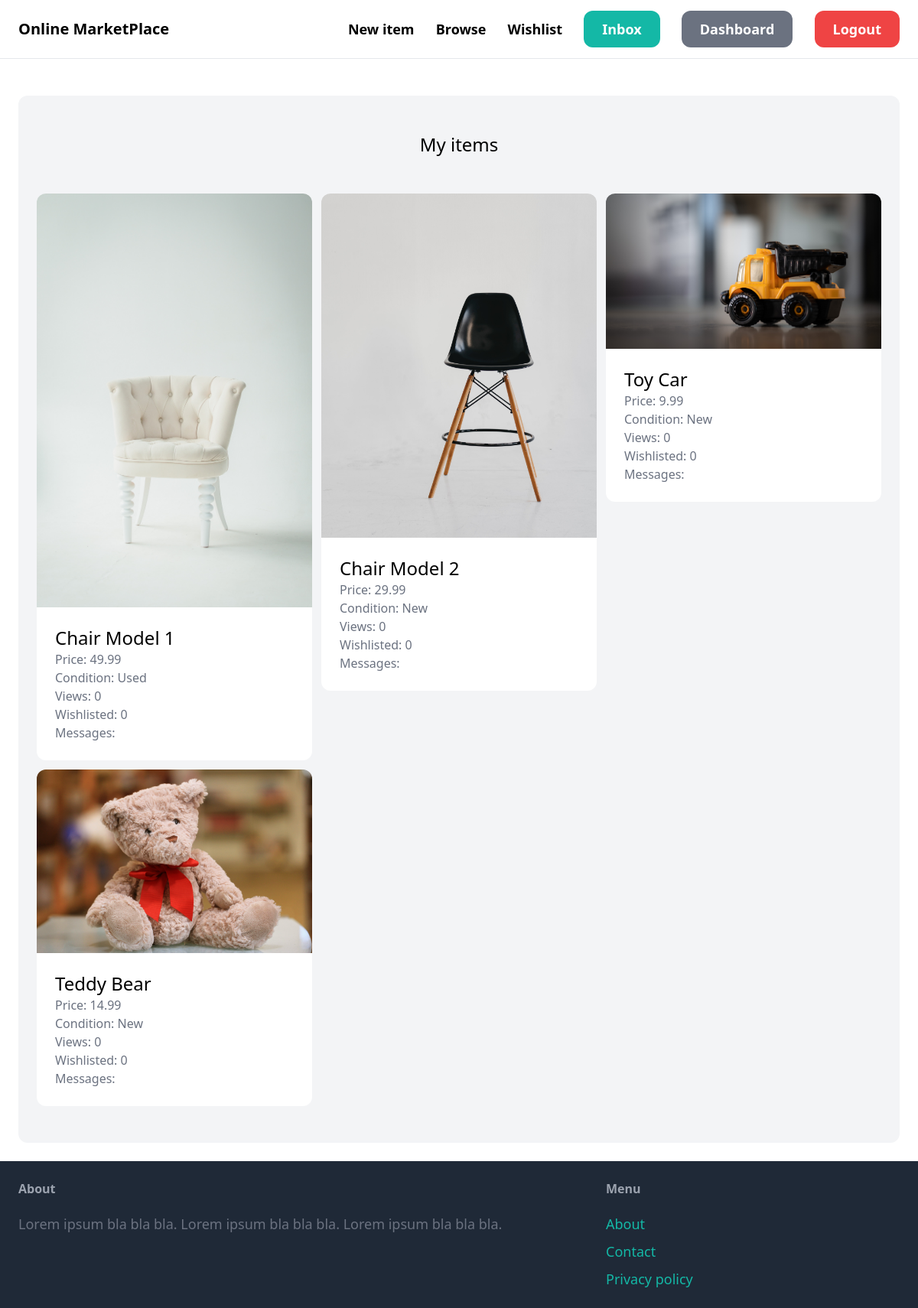
Page /dashboard/ (signed in) on the earlier database version.
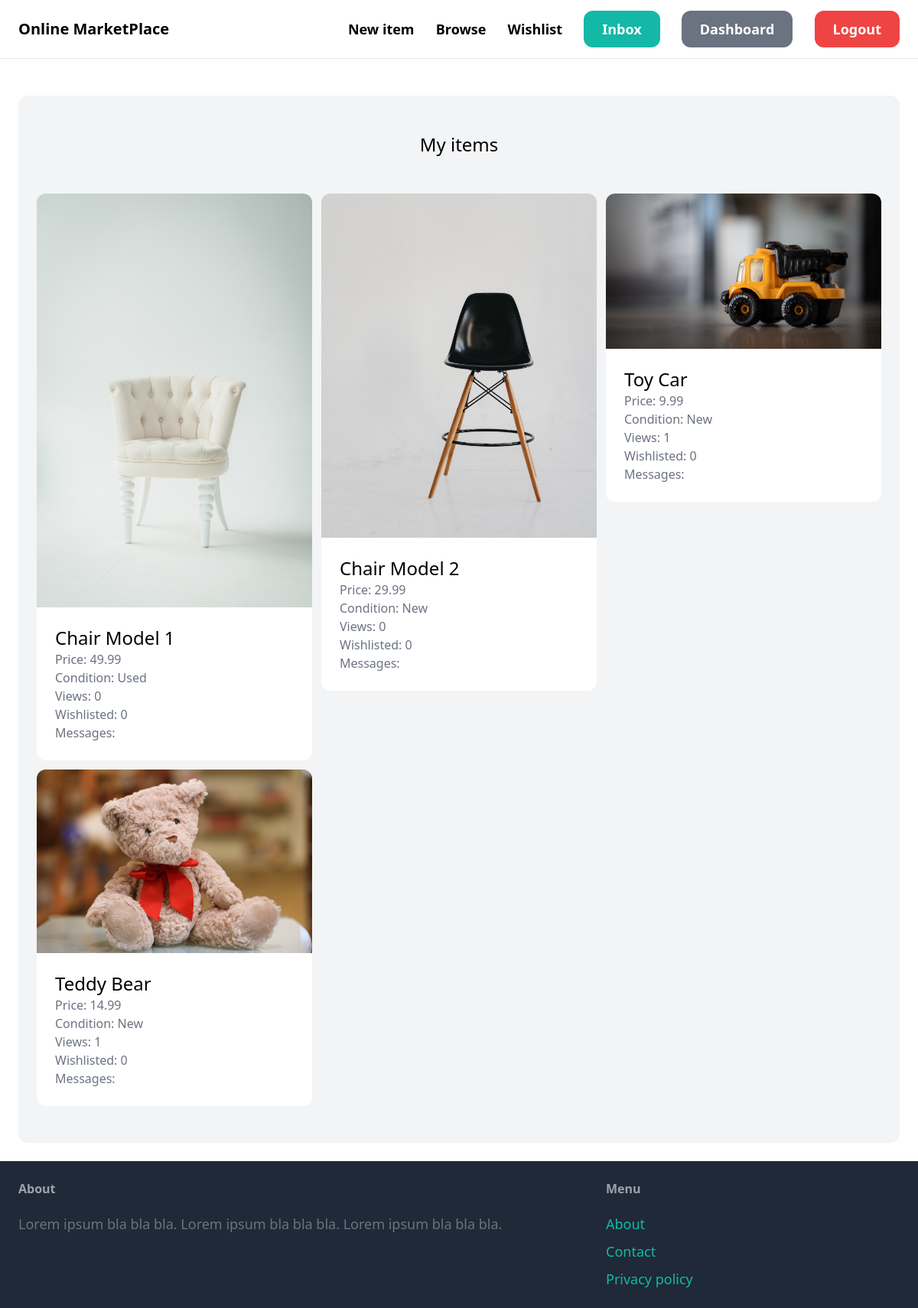
Same page on the later database version.
### item/models.py (models this page shows, shortened)
class Item(models.Model):
    CONDITION_CHOICES = [
        ('new', 'New'),
        ('used', 'Used'),
        ('refurbished', 'Refurbished'),
    ]
    category = models.ForeignKey(Category, related_name='items', on_delete=models.CASCADE)
    name = models.CharField(max_length=255)
    description = models.TextField(blank=True, null=True)
    price = models.FloatField()
    image = models.ImageField(upload_to='item_images', blank=True, null=True)
    is_sold = models.BooleanField(default=False)
    created_by = models.ForeignKey(User, related_name='items', on_delete=models.CASCADE)
    created_at = models.DateTimeField(auto_now_add=True)
    wishlisted_by = models.ManyToManyField(User, related_name='wishlist', blank=True)
    views = models.IntegerField(default=0)  # Track item views
    condition = models.CharField(max_length=20, choices=CONDITION_CHOICES, default='new')

### dashboard/views.py (the view)
# urls.py: path('', views.index, name='index'),
@login_required
def index(request):
    items = Item.objects.filter(created_by=request.user)
    return render(request, 'dashboard/index.html', {
        'items': items,
    })

### dashboard/templates/dashboard/index.html
{% extends 'core/base.html' %}{% block title %}Dashboard{% endblock %}{% block content %}<div class="mt-6 px-6 py-12 bg-gray-100 rounded-xl"><h2 class="mb-12 text-2xl text-center">My items</h2><div class="grid grid-cols-3 gap-3">{% for item in items %}<div><a href="{% url 'item:detail' item.id %}"><div>{% if item.image and item.image.url %}<img src="{{ item.image.url }}" class="rounded-t-xl" />{% else %}<img src="/media/default.jpg" class="rounded-t-xl" />{% endif %}</div><div class="p-6 bg-white rounded-b-xl"><h2 class="text-2xl">{{ item.name }}</h2><p class="text-gray-500">Price: {{ item.price }}</p><p class="text-gray-500">Condition: {{ item.get_condition_display }}</p><p class="text-gray-500">Views: {{ item.views }}</p><p class="text-gray-500">Wishlisted: {{ item.wishlisted_by.count }}</p><p class="text-gray-500">Messages: {{ item.conversation_set.count }}</p></div></a></div>{% endfor %}</div></div>{% endblock %}

Differences in the rows shown:
changed Item "Toy Car": views "0" → "1"
changed Item "Teddy Bear": views "0" → "1"
